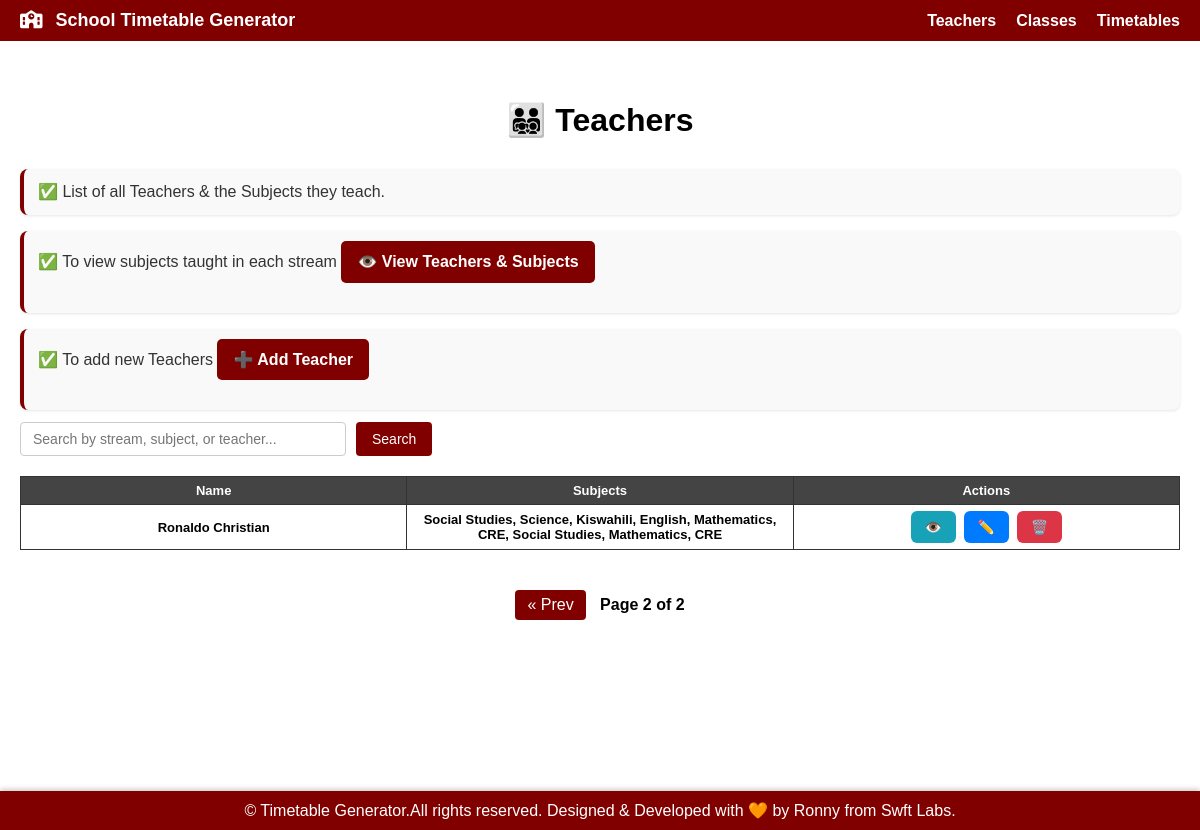
Page /teachers/?page=2 on the committed database.
### timetables/models.py (models this page shows, shortened)
class Teacher(models.Model):
    name = models.CharField(max_length=100)
    teacher_id = models.CharField(max_length=20, unique=True)

class StreamSubjectTeacher(models.Model):
    stream = models.ForeignKey(Stream, on_delete=models.CASCADE)
    subject = models.ForeignKey(Subject, on_delete=models.CASCADE)
    teacher = models.ForeignKey(Teacher, on_delete=models.CASCADE)

class Subject(models.Model):
    name = models.CharField(max_length=100)

### timetables/views.py (the view)
# urls.py: path('teachers/', views.list_teachers, name='teachers'),
def list_teachers(request):
    query = request.GET.get('q', '')
    teachers = Teacher.objects.filter(name__icontains=query) if query else Teacher.objects.all()
    paginator = Paginator(teachers, 10)  # 10 items per page
    page_number = request.GET.get('page')
    page_obj = paginator.get_page(page_number)
    return render(request, 'list_teachers.html', {'teachers': page_obj, 'query': query, 'page_obj': page_obj})

### templates/list_teachers.html (shortened to what this page needs)
{% extends 'base.html' %}
{% block content %}
<h1>👨‍👨‍👧‍👦 Teachers</h1>
<p>✅ List of all Teachers & the Subjects they teach.</p>
<p>✅ To view subjects taught in each stream <a href="{% url 'assignments' %}" class="btn-global"></i>👁️ View Teachers &  Subjects</a></p>
<p>✅ To add new  Teachers <a href="{% url 'add_teacher' %}" class="btn-global">➕ Add Teacher</a></p>
<form method="get" class="search-form">
    <input type="text" name="q" placeholder="Search by stream, subject, or teacher..." value="{{ query|default:'' }}">
    <button type="submit">Search</button>
</form>
<table>
  <tr>
    <th>Name</th>
    <th>Subjects</th>
        <th>Actions</th>
  </tr>
  {% for teacher in teachers %}
    <tr>
      <td>{{ teacher.name }}</td>
      <td>
        {% for stt in teacher.streamsubjectteacher_set.all %}
          {{ stt.subject.name }}{% if not forloop.last %}, {% endif %}
        {% empty %}
          N/A
        {% endfor %}
      </td>
       <td>
        <a href="{% url 'view_teacher' teacher.id %}" class="action-btn view">👁️</a>
        <a href="{% url 'edit_teacher' teacher.id %}" class="action-btn edit">✏️</a>
        <a href="{% url 'delete_teacher' teacher.id %}" class="action-btn delete">🗑️</a>
      </td>
    </tr>
  {% empty %}
    <tr><td colspan="2">No teachers found.</td></tr>
  {% endfor %}
</table>
{% if page_obj.has_other_pages %}
<div class="pagination">
  {% if page_obj.has_previous %}
    <a href="?page={{ page_obj.previous_page_number }}{% if query %}&q={{ query }}{% endif %}">&laquo; Prev</a>
  {% endif %}
  <span>Page {{ page_obj.number }} of {{ page_obj.paginator.num_pages }}</span>
</div>
{% endif %}
{% endblock %}

### static/css/style.css (style rules this page uses)
body { font-family: Arial, sans-serif; margin: 0; padding-top: 60px; overflow-x: hidden; }
.search-form { margin-bottom: 20px; display: flex; justify-content: flex-start; gap: 10px; }
.search-form input[type="text"] { padding: 8px 12px; font-size: 14px; border: 1px solid #ccc; border-radius: 4px; width: 300px; }
.search-form button { padding: 8px 16px; font-size: 14px; background: maroon; color: white; border: none; border-radius: 4px; cursor: pointer; transition: background 0.2s ease; }
.btn-global { display: inline-block; background: maroon; color: white; padding: 8px 16px; border-radius: 5px; text-decoration: none; font-weight: bold; transition: background 0.2s ease-in-out; margin-bottom: 20px; }
main p { font-size: 16px; line-height: 1.6; color: #333; margin-bottom: 12px; background: #f9f9f9; border-left: 4px solid maroon; padding: 10px 14px; border-radius: 8px; box-shadow: 0 1px 3px rgba(0,0,0,0.1); }
main p a { color: maroon; font-weight: 600; text-decoration: none; transition: 0.3s ease; }
h1 { text-align: center; margin-bottom: 30px; font-weight: bold; }
table { border-collapse: collapse; width: 100%; margin-bottom: 40px; background: white; table-layout: fixed; }
th, td { border: 1px solid #333; text-align: center; padding: 6px; font-size: 13px; font-weight: bold; word-wrap: break-word; }
th { background: #444; color: white; }
.action-btn { display: inline-block; padding: 4px 8px; margin: 0 2px; border-radius: 4px; text-decoration: none; font-size: 14px; transition: background 0.2s ease-in-out; }
.action-btn.view { background: #17a2b8; color: white; }
.action-btn.edit { background: #ffc107; color: black; }
.action-btn.delete { background: #dc3545; color: white; }
.pagination { text-align: center; margin-top: 20px; }
.pagination a { display: inline-block; margin: 0 5px; padding: 6px 12px; color: white; background: maroon; border-radius: 4px; text-decoration: none; }
.pagination span { margin: 0 5px; font-weight: bold; }
.action-btn { display: inline-block; padding: 8px 14px; border-radius: 6px; text-decoration: none; font-weight: bold; color: white; }
.action-btn.edit { background: #007bff; }
.action-btn.delete { background: #dc3545; }
.action-btn.view { background: #17a2b8; }

### rows in the picture
Teacher: name "Ronaldo Christian"
StreamSubjectTeacher: subject.name "Social Studies"
StreamSubjectTeacher: subject.name "Science"
StreamSubjectTeacher: subject.name "Kiswahili"
StreamSubjectTeacher: subject.name "English"
StreamSubjectTeacher: subject.name "Mathematics"
StreamSubjectTeacher: subject.name "CRE"
StreamSubjectTeacher: subject.name "Social Studies"
StreamSubjectTeacher: subject.name "Mathematics"
StreamSubjectTeacher: subject.name "CRE"

### other values in the picture
{{ page_obj.number }} "2"
{{ page_obj.paginator.num_pages }} "2"
